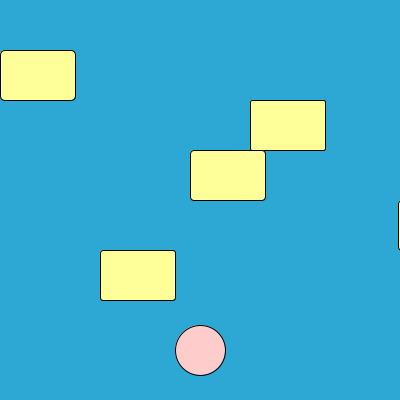
Frame 1 (no input)
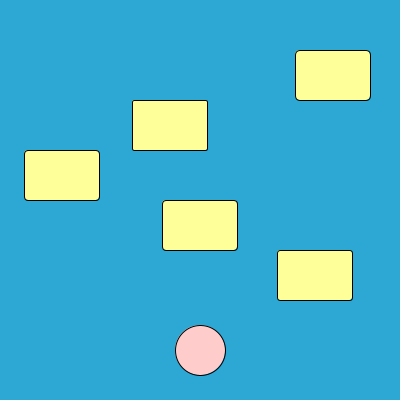
Frame 60 (the mouse pressed at the canvas centre just before this capture)
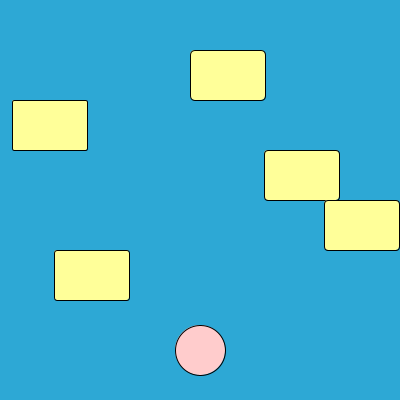
Frame 120 (the mouse held since frame 60 and released just before this capture)

The Processing sketch that drew these frames (run headless with seeded random() and noise(); from frame 60 on, the mouse is pressed at the canvas centre):

// Processing sketch: Frogger
// ── Frogger.pde
int frogHopDist=20;
int frogX=200;
int frogY=350;
Car c1 = new Car (0,50,75,5);
Car c2 = new Car (250,100,75,2);
Car c3 = new Car (190,150,75,4);
Car c4 = new Car (398,200,75,4);
Car c5 = new Car (100,250,75,3);
void setup(){
size(400,400);

}
void draw(){
  background(45,168,213);
  fill(255, 204, 204);
  ellipse(frogX,frogY,50,50);
  boundary();
  c1.display();
  c1.moveRight();
  c2.display();
  c2.moveLeft();
  c3.display();
  c3.moveRight();
  c4.display();
  c4.moveLeft();
  c5.display();
  c5.moveRight();
  if(c1.intersects(c1) || c2.intersects(c2) || c3.intersects(c3) || c4.intersects(c4) || c5.intersects(c5) == true){
  frogY = 400;
  }
  if(frogY < 50){
  text("You Win!", 50,100);
  textSize(50);
  }
}
 


void keyPressed()
{
  if(key == CODED){
      if(keyCode == UP)
      {
      frogY = frogY - frogHopDist;
      }
      else if(keyCode == DOWN)
      {
         frogY = frogY + frogHopDist;
      }
      else if(keyCode == RIGHT)
      {
         frogX = frogX + frogHopDist;
      }
      else if(keyCode == LEFT)
      {
         frogX = frogX - frogHopDist;
      }
   }
}
void boundary()
{
if(frogX > 400){
  frogX = 350;
}
 if(frogY > 400){
  frogY = 350;
 }
if(frogX< 0){
  frogX = 50;
}
if(frogY < 0){
  frogY = 50;
}
}




public class Car{
int carX;
int carY;
int carSize;
int carSpeed;

public Car(int carX, int carY, int carSize, int carSpeed){
  this.carX = carX;
  this.carY = carY;

  this.carSize = carSize;
  this.carSpeed = carSpeed;
}
void display() 
  {
    fill(255,255,153);
    rect(carX, carY, carSize, 50, carSpeed);
  }

void moveLeft(){
this.carX = carX - carSpeed;
if(this.carX < 0){
this.carX = 400;
}
}

void moveRight(){
this.carX = carX + carSpeed;
if(this.carX > 400){
this.carX = 0;
}
}
public int getCarX(){
return carX;
}
public int getCarY(){
 return carY; 
}
public int getCarSize(){
return carSize;
}
boolean intersects(Car car) {
if ((frogY > car.getCarY() && frogY < car.getCarY()+50) && (frogX > car.getCarX() && frogX < car.getCarX()+car.getCarSize()))
          return true;
else
          return false;
}

}
